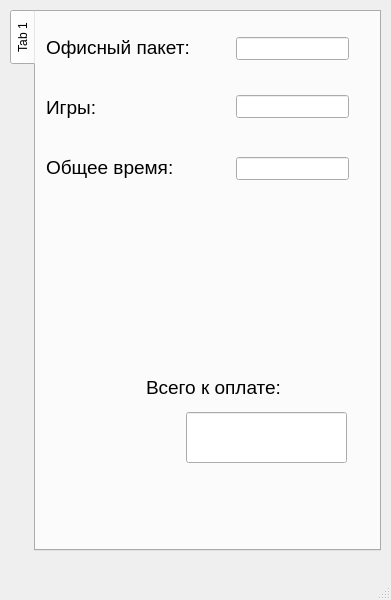
<?xml version="1.0" encoding="UTF-8"?>
<ui version="4.0">
 <class>form_UserPay</class>
 <widget class="QMainWindow" name="form_UserPay">
  <property name="geometry">
   <rect>
    <x>0</x>
    <y>0</y>
    <width>391</width>
    <height>600</height>
   </rect>
  </property>
  <property name="windowTitle">
   <string>form_UserPay</string>
  </property>
  <widget class="QWidget" name="centralwidget">
   <widget class="QTabWidget" name="tabw">
    <property name="geometry">
     <rect>
      <x>10</x>
      <y>10</y>
      <width>371</width>
      <height>541</height>
     </rect>
    </property>
    <property name="tabPosition">
     <enum>QTabWidget::West</enum>
    </property>
    <property name="tabShape">
     <enum>QTabWidget::Rounded</enum>
    </property>
    <property name="currentIndex">
     <number>0</number>
    </property>
    <property name="elideMode">
     <enum>Qt::ElideNone</enum>
    </property>
    <property name="usesScrollButtons">
     <bool>true</bool>
    </property>
    <property name="documentMode">
     <bool>false</bool>
    </property>
    <property name="tabsClosable">
     <bool>false</bool>
    </property>
    <property name="movable">
     <bool>true</bool>
    </property>
    <property name="tabBarAutoHide">
     <bool>false</bool>
    </property>
    <widget class="QWidget" name="tab_2">
     <attribute name="title">
      <string>Tab 1</string>
     </attribute>
     <widget class="QLabel" name="lblOffice_2">
      <property name="geometry">
       <rect>
        <x>10</x>
        <y>20</y>
        <width>181</width>
        <height>31</height>
       </rect>
      </property>
      <property name="font">
       <font>
        <pointsize>14</pointsize>
       </font>
      </property>
      <property name="text">
       <string>Офисный пакет:</string>
      </property>
     </widget>
     <widget class="QLabel" name="lblGame_2">
      <property name="geometry">
       <rect>
        <x>10</x>
        <y>80</y>
        <width>181</width>
        <height>31</height>
       </rect>
      </property>
      <property name="font">
       <font>
        <pointsize>14</pointsize>
       </font>
      </property>
      <property name="text">
       <string>Игры:</string>
      </property>
     </widget>
     <widget class="QLineEdit" name="leOfficeCost_2">
      <property name="geometry">
       <rect>
        <x>200</x>
        <y>25</y>
        <width>113</width>
        <height>23</height>
       </rect>
      </property>
     </widget>
     <widget class="QLineEdit" name="leGameCost_2">
      <property name="geometry">
       <rect>
        <x>200</x>
        <y>83</y>
        <width>113</width>
        <height>23</height>
       </rect>
      </property>
     </widget>
     <widget class="QLabel" name="lblTotalTime_2">
      <property name="geometry">
       <rect>
        <x>10</x>
        <y>140</y>
        <width>181</width>
        <height>31</height>
       </rect>
      </property>
      <property name="font">
       <font>
        <pointsize>14</pointsize>
       </font>
      </property>
      <property name="text">
       <string>Общее время:</string>
      </property>
     </widget>
     <widget class="QLineEdit" name="leTotalTime_2">
      <property name="geometry">
       <rect>
        <x>200</x>
        <y>145</y>
        <width>113</width>
        <height>23</height>
       </rect>
      </property>
     </widget>
     <widget class="QLabel" name="lblTotalCost_2">
      <property name="geometry">
       <rect>
        <x>110</x>
        <y>360</y>
        <width>181</width>
        <height>31</height>
       </rect>
      </property>
      <property name="font">
       <font>
        <pointsize>14</pointsize>
       </font>
      </property>
      <property name="text">
       <string>Всего к оплате:</string>
      </property>
     </widget>
     <widget class="QLineEdit" name="leTotalCost_2">
      <property name="geometry">
       <rect>
        <x>150</x>
        <y>400</y>
        <width>161</width>
        <height>51</height>
       </rect>
      </property>
     </widget>
    </widget>
   </widget>
  </widget>
  <widget class="QMenuBar" name="menubar">
   <property name="geometry">
    <rect>
     <x>0</x>
     <y>0</y>
     <width>391</width>
     <height>20</height>
    </rect>
   </property>
  </widget>
  <widget class="QStatusBar" name="statusbar"/>
 </widget>
 <resources/>
 <connections/>
</ui>
